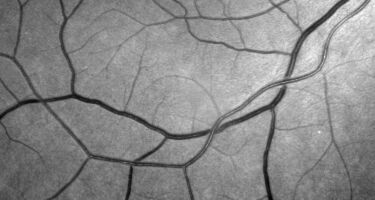
#> input picture Notebooks_FMM/TestImages/subImHRF31_preview.png, 375 x 200 px
$ jupyter execute --allow-errors Tubular.ipynb   (shell and % lines are left out)
#> lines starting #> are read from the running program, lines starting #| are printed output that depends on the picture
### agd/Plotting.py
# Copyright 2020 Jean-Marie Mirebeau, University Paris-Sud, CNRS, University Paris-Saclay
# Distributed WITHOUT ANY WARRANTY. Licensed under the Apache License, Version 2.0, see http://www.apache.org/licenses/LICENSE-2.0

"""
This module gathers a few helper functions for plotting data, that are used throughout the
illustrative notebooks.
"""

from os import path
import matplotlib.pyplot as plt
from matplotlib import animation
import numpy as np
from . import LinearParallel as lp
import io


def SetTitle3D(ax,title):
	ax.text2D(0.5,0.95,title,transform=ax.transAxes,horizontalalignment='center')

# [34 lines left out: function savefig, not called in this run]
#		raise OSError(2, 'No such directory', dirName)

savefig.dirName = None
savefig.bbox_inches = 'tight'
savefig.pad_inches = 0
savefig.dpi = 300

def open_local_or_web(func,filepath,local_prefix="../",
	# Using data stored on the gh-pages (github pages) branch
	web_prefix='https://mirebeau.github.io/AdaptiveGridDiscretizations/',
	web_suffix=''):
#> called with local_prefix = '../', web_suffix = ''
	try: return func(local_prefix+filepath)
#> returned value is the input picture: PIL image 375x200 RGB; min 1, max 248, mean 138.1
	except FileNotFoundError:
		try : return func(filepath)  # Retry without the local prefix...
		except FileNotFoundError:
			import urllib
			return func(urllib.request.urlopen(web_prefix+filepath+web_suffix))
#https://www.tutorialspoint.com/how-to-open-an-image-from-the-url-in-pil
#https://stackoverflow.com/questions/8779197/how-to-link-files-directly-from-github-raw-github-com

def imread(*args,**kwargs):
	"""
	Reads the image into a numpy array. Tries to find it locally and on the web.
	- *args,**args : passed to open_local_or_web
	"""
	import PIL
	return np.array(open_local_or_web(PIL.Image.open,*args,**kwargs))

# [123 lines left out: functions animation_curve, quiver, Tissot, imshow_ij, arr2fig, fig2arr and 2 more, not called in this run]

def input_default(prompt='',default=''):
	if default!='': prompt += f" (default={default}) "
	return input(prompt) or default


# ----- Convex body 3D display -----

# [51 lines left out: function plotly_primal_dual_bodies, not called in this run]

### Notebooks_FMM/Tubular.ipynb
# The HFM library - A fast marching solver with adaptive stencils

## Part : Image models and segmentation
## Chapter : Tubular structure segmentation

We illustrate several approaches of using the fast marching algorithm for the segmentation of vessels in a medical image. In particular, techniques such as dimension lifting and curvature penalization are demonstrated. The segmentation of tubular structures in images is a domain of research in itself, on which the author only has moderate expertise, hence this notebook has no pretention to be exhaustive or state of the art. It should only be regarded as an advanced demo of the HFM library.

[**Summary**](Summary.ipynb) of volume Fast Marching Methods, this series of notebooks.

[**Main summary**](../Summary.ipynb) of the Adaptive Grid Discretizations
	book of notebooks, including the other volumes.

# Table of contents
  * [1. Preliminary image filtering](#1.-Preliminary-image-filtering)
    * [1.1 Gabor-like filters](#1.1-Gabor-like-filters)
    * [1.2 Maximization over radii and/or orientations](#1.2-Maximization-over-radii-and/or-orientations)
  * [2. Isotropic models](#2.-Isotropic-models)
    * [2.1 Planar shortest paths](#2.1-Planar-shortest-paths)
    * [2.2 Radius lifted metrics](#2.2-Radius-lifted-metrics)
    * [2.3 Gray-level consistency](#2.3-Gray-level-consistency)
  * [3. Curvature penalized models](#3.-Curvature-penalized-models)
    * [3.1 The Reeds-Shepp model](#3.1-The-Reeds-Shepp-model)
    * [3.2 The Euler-Mumford elastica model](#3.2-The-Euler-Mumford-elastica-model)
  * [4. Other models](#4.-Other-models)

This Python&reg; notebook is intended as documentation and testing for the [HamiltonFastMarching (HFM) library](https://github.com/mirebeau/HamiltonFastMarching), which also has interfaces to the Matlab&reg; and Mathematica&reg; languages.
More information on the HFM library in the manuscript:
* Jean-Marie Mirebeau, Jorg Portegies, "Hamiltonian Fast Marching: A numerical solver for anisotropic and non-holonomic eikonal PDEs", 2019 [(link)](https://hal.archives-ouvertes.fr/hal-01778322)

Copyright Jean-Marie Mirebeau, University Paris-Sud, CNRS, University Paris-Saclay

## 0. Preliminary imports

### 0.1 Required libraries

We begin by setting up the environnement for calling the Hamiltonian-Fast-Marching (HFM) library, importing a few additional libraries, and defining some commodity functions.

[cell 1]
import sys; sys.path.insert(0,"..") # Allow import of agd from parent directory (useless if conda package installed)
#from Miscellaneous import TocTools; print(TocTools.displayTOC('Tubular','FMM'))

[cell 2]
from agd import Eikonal
from agd import Metrics
from agd.Plotting import savefig,imread; #savefig.dirName = 'Figures/Tubular'
from agd import AutomaticDifferentiation as ad

[cell 3]
import numpy as np; xp=np
import matplotlib.pyplot as plt
from mpl_toolkits.mplot3d import Axes3D # Plots geodesics
from scipy import ndimage
from itertools import groupby
from copy import deepcopy
import matplotlib.image

[cell 4]
# Commodity functions
def DeleteConsecutiveDuplicates(L):
    return np.array([x[0] for x in groupby(L, lambda x:tuple(x))])
def MyArgmin(positions,indices,cost,lvl):
    return np.array([(x,y,lvl[np.argmin(cost[i,j,:])]) for ((x,y),(i,j)) in zip(positions,indices)])

### 0.1 Optional configuration
Uncomment the following line to use the GPU eikonal solver

[cell 5]
#Eikonal.dictIn.default_mode = 'gpu_transfer'

Alternatively, with a recent version of cupy

[cell 6]
#xp,plt,ndimage,Eikonal = map(ad.cupy_friendly,(xp,plt,ndimage,Eikonal))

### 0.2 Import the image to be processed

Several options are available to import images to be further processed by a Python script.
Matplotlib provides the simplest approach, but on the author's computer it fails if the imported image is simultanously non-PNG, and internet-downloaded. In that case, the PIL library provides a workaround.

[cell 7]
image0 = imread("Notebooks_FMM/TestImages/subImHRF31_preview.png")

In this notebook, the processed image is assumed to be in grayscale, with intensity values rescaled to the interval [0,1].

[cell 8]
image = image0[:,:,0] # This particular image is black and white, so take any channel
image = image/np.max(image) # Rescale image values to [0,1]
image = xp.asarray(image) # Transfer to GPU if applicable

There is a surpising lack of uniformity about the way to display a two-dimensional array of grayscale values on screen. Depending on the software, coordinate axes can be exchanged, reversed, ...

In this notebook, we avoid the (i.m.o terrible) YXZ axes convention, and use an adequate imshow variant to display the results.

[cell 9]
image = image.T # Transpose coordinates. Aka indexing = 'ij' rather than 'xy'
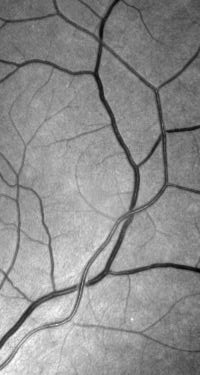
#> image: shape (375, 200) float64; min 0.00403, max 1, mean 0.557
def imshow(image,**kwargs): plt.imshow(image.T,origin='lower',**kwargs)

[cell 10]
# Use the origin = 'lower' option for compatibility with e.g. numpy.contourf
plt.title('The tubular structures to be segmented')
imshow(image,cmap='gray');

### 0.3 Define the points of interest

The next cell defines a number of points of interest in the image. The HFM library will be used to compute minimal geodesics between the appropriate seeds and tips, and with respect to the appropriate metric. In practical applications, these seeds and tips may either be automatically generated, or user defined.

[cell 11]
seeds0 = xp.array([
        [327, 15], #On main vessel
        [259, 14], # On small bottom vessel
    ]);

seeds1 = xp.array([
        [350, 16] # On secondary vessel
        #  [327, 92] # On small right vessel
    ]);


tips0 = xp.array([
        [291,65], #On primary vessel, easy
        [203,41], # On a small vessel, attached to the primary vessel
        [250,115], #On primary vessel, after crossing
        [116,111], #On primary vessel, possible shortcut
        [64,24], #On primary vessel, possible shortcut, far
        [12,108], #On primary vessel, two possible shortcuts

        [115,54] #On small bottom vessel, after crossing
    ]);

tips1 = xp.array([
        [302,77], #On secondary vessel, easy
        [244,105], #On secondary vessel, after crossing
        [189,188], #On secondary vessel, possible shortcut
        [64,189], #On secondary vessel, two possible shortcuts
        [20,25], #On secondary vessel, three possible shortcuts

        [304,176] #On small right vessel
    ]);

seeds = np.concatenate((seeds0,seeds1))
tips = np.concatenate((tips0,tips1))

In this notebook, we always define the image origin as the point $(0,0)$, and using the physical grid scale $h=1$. In particular, each pixel occupies a square domain of the form $[a,a+1] \times [b,b+1]$. As a result, the (multi-)indices of the seeds and tips in the data arrays are also their 'physical' coordinates. In case of more general coordinate systems, such as in the other notebooks of this series, the conversion between physical points and array indices can be performed using the member functions `IndexFromPoint` and `PointFromIndex` of the `agd.Eikonal.dictIn` class.

[cell 12]
seedIndices0, seedIndices1, seedIndices = seeds0.astype(int), seeds1.astype(int), seeds.astype(int)
tipIndices0, tipIndices1, tipIndices = tips0.astype(int), tips1.astype(int), tips.astype(int)

[cell 13]
plt.figure(figsize=(12,6))
plt.scatter(seeds[:,0],seeds[:,1],color=['cyan','red','orange']) # Seeds in red
plt.scatter(tips[:,0],tips[:,1],color='pink') # Tips in blue
imshow(image,cmap='gray');

We attach one distinct color to each seed, that will be used for coloring the backtracked geodesics.

[cell 14]
def SeedColor(pt):
    seedIndex = np.argmin((seeds[:,0]-pt[0])**2+(seeds[:,1]-pt[1])**2)
    return ['cyan','red','orange'][seedIndex]
# Named colors : 'blue', 'orange', 'green', 'red', 'purple', 'brown', 'pink', 'gray', 'olive', 'cyan'

## 1. Preliminary image filtering

The proposed approach to tubular structure segmentation in images works in two steps:
* First a *local* step, during which the processed image is analyzed locally so as to find out the likely position and orientation of vessels.
* Second a *global* set, in which minimal geodesics are computed, connecting together the local features previously identified.

### 1.1 Gabor-like filters

We use local filters to detect, in a preliminary image filtering, wether a vessel or the edge of an object is likely present at a point of the provided image. The chosen filters are closely related with the Gabor filter, up to an additional anisotropy parameter. More precisely, our convolution kernels depend on several parameters
* $\theta$, the orientation of the object to be detected.
* $r$, the radius of the vessel to be detected.
* the anisotorpy, in other words the elongation, of the kernel.
* a boolean indicating wether vessels appear clearer or darker than the background. In the image considered, they are darker.

The following function returns a local system of coordinates $(X,Y)$ in the plane, a Gaussian bump, and two convolution filters that are closely related with the real and imaginary part of a Gabor filter. They can be used to detect, respectively, tube-like features and object boundaries.

<!---ExoFR
Implémentez le *mean filter*, *vessel filter*, et *edge filter* qui sont définis par
$$
    m(x,y) = \frac 1 Z \exp(-\frac{x_r^2}{2\mu^2} - \frac{y_r^2} 2)
    \qquad
    v(x,y) = m(x,y) \cos(2 y_r) - \underline v
    \qquad
    e(x,y) = m(x,y) \sin(2 y_r)
$$
où $Z$ est une constante de normalisation, $\mu$ est le ratio d'anisotropie désiré, et la constante $\underline v$ est telle que $v$ est de moyenne nulle. Le repère $(x_r,y_r)$ est l'image des coordonnées cartésiennes $(x,y)$ par rotation d'angle $-\theta$ et scaling par $1/r$ donné.
--->

<!---ExoEN
Implement the *mean filter*, *vessel filter*, and *edge filter*, which are defined by
$$
    m(x,y) = \frac 1 Z \exp(-\frac{x_r^2}{2\mu^2} - \frac{y_r^2} 2)
    \qquad
    v(x,y) = m(x,y) \cos(2 y_r) - \underline v
    \qquad
    e(x,y) = m(x,y) \sin(2 y_r)
$$
where $Z$ is a normalization constant, $\mu$ is the desired anisotropy ratio, and the constant $\underline v$ is such that $v$ has zero mean. The frame $(x_r,y_r)$ is the image of the Carterisian coordinate frame $(x,y)$ by a rotation of angle $-\theta$ and a scaling by $1/r$.
--->

<!---ExoCode
def FeatureKernels(radius, theta, anisotropy, darkObjects = False):
    # Construct coordinate system
    side = int(radius * anisotropy * 1.4)+1
    ran = xp.arange(-side,side+1)
    X,Y = xp.meshgrid(ran,ran,indexing='ij')

    # Rotate and rescale the coordinate system
    Xr,Yr = # TODO rotation d'angle -theta, multiplication par 1/radius

    # Mean filter
    bump =  # TODO Anisotropic gaussian. Voir expression plus haut
    bump = bump/bump.sum() # Normalized bump function

    # Other filters
    edge = # TODO
    vessel = # TODO. Doit être de moyenne nulle.

    sign= -1 if darkObjects else 1
    return [X, Y, bump, sign*vessel, sign*edge]
--->

[cell 15]
def FeatureKernels(radius, theta, anisotropy, darkObjects = False):
    # Construct coordinate system
    side = int(radius * anisotropy * 1.4)+1
    ran = xp.arange(-side,side+1)
    X,Y = xp.meshgrid(ran,ran,indexing='ij')

    # Rotate and rescale the coordinate system
    Xr,Yr = np.cos(theta)*X+np.sin(theta)*Y, -np.sin(theta)*X+np.cos(theta)*Y
    Xr,Yr = Xr/radius, Yr/radius

    bump = np.exp(-((Xr/anisotropy)**2+Yr**2)/2) # Anisotropic gaussian
    bump = bump/bump.sum() # Normalized bump function

    #Constant 2 is somewhat arbitrary
    edge = bump*np.sin(2*Yr); # Similar to imaginary part of Gabor filter
    vessel = bump*np.cos(2*Yr); # Similar to real part of Gabor filter
    vessel = vessel - vessel.sum() * bump # Filter should have zero mean.

    sign= -1 if darkObjects else 1
    return [X, Y, bump, sign*vessel, sign*edge]

[cell 16]
X, Y, meanFilter, vesselFilter, edgeFilter = FeatureKernels(3,np.pi/6,2,darkObjects=True)

The first filter, the *vessel filter*, is efficient at detecting (the centerline of) tubular structures, whose radius and orientation match the parameters.

[cell 17]
fig = plt.figure(figsize=[3,3]); plt.title('Filter for vessel detection.');
plt.contourf(X,Y,vesselFilter); plt.axis('equal');
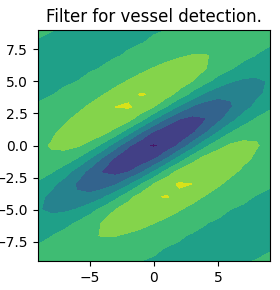
#> figure drawn by matplotlib, 1 panel

[cell 18]
plt.title('Image response to the vessel detection filter.');
imshow(ndimage.convolve(image,vesselFilter),cmap='gray'); #plt.colorbar();
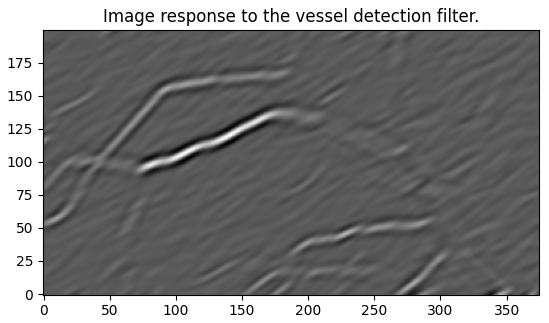
#> figure drawn by matplotlib, 1 panel

The second filter can be used to detect object boundaries. However, this is irrelevant for the present application, which is the detection of tubular centerline. For instance, two cells below, we obtain a positive and a negative reponse on the side of the vessel, whose radius and orientation match the parameters. In contrast the previous filter yields a positive response in the vessel centerline, which is of direct interest.

[cell 19]
fig = plt.figure(figsize=[3,3]); plt.title('Filter for edge detection.');
plt.contourf(X,Y,edgeFilter); plt.axis('equal');
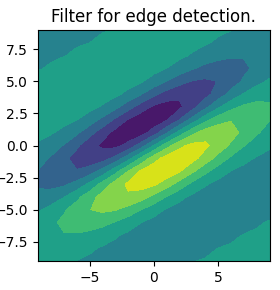
#> figure drawn by matplotlib, 1 panel

[cell 20]
plt.title('Image response to the edge detection filter.');
imshow(ndimage.convolve(image,edgeFilter),cmap='gray');
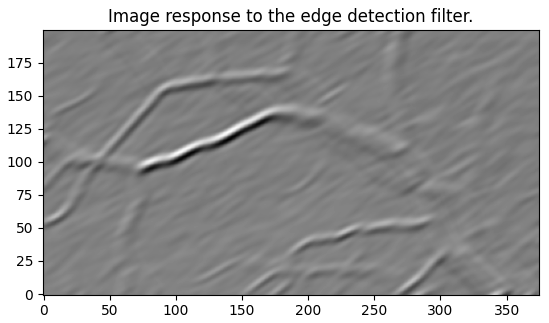
#> figure drawn by matplotlib, 1 panel

### 1.2 Maximization over radii and/or orientations

In this subsection, we compute the response of the image to the Gabor-like filters for various orientation and radius parameters.

Our first step is to choose the kernel parameters. We fix the anisotropy of the kernel, and define a discretization space for the radius and orientation.

[cell 21]
kernelAnisotropy = 2

[cell 22]
nHalfTheta = 30
Thetas = np.linspace(0,np.pi,nHalfTheta,endpoint=False) # 30 angular orientations in [0,\pi]

[cell 23]
radiusMin = 1.2; radiusMax = 5; nRadius = 5;
Radii = np.exp(np.linspace(np.log(radiusMin),np.log(radiusMax),nRadius))
#Radii = np.geomspace(radiusMin,radiusMax,nRadius) # Equivalent, but geomspace is not found on my computer

[cell 24]
print(Radii,"\n",Thetas)

In the next cell, we convolve the input image with the chosen Gabor-like filters.
The resulting array is $4$-dimensional, with the following coordinate system: $(r,\theta,x,y)$.
A multiplicative factor factor $1/\sqrt r$ is introduced so as to slightly increase the visibility of vessels of small radius $r$.

[cell 25]
# Note : takes a few seconds
import time; start_time = time.time()

response = np.array([[
ndimage.convolve(image, FeatureKernels(radius,theta,kernelAnisotropy,darkObjects=True)[3] )/ np.sqrt(radius)
                      for theta in Thetas] for radius in Radii])

print("--- %s seconds ---" % (time.time() - start_time))

The above computed $4$ dimensional response array is unfortunately already *too high dimensional* for most practical applications.
Indeed, in order to keep execution times low and to user experience good, most PDE-based numerical methods for image processing involve domains of dimension $2$ or $3$ only.  In the next cell, we perform dimension crushing by taking the maximum of the filter response w.r.t. the radius, the angle, or both.

[cell 26]
responseRadius = response.max(axis=1).transpose(1,2,0) # Radius dependent response
responseTheta = response.max(axis=0).transpose(1,2,0) # Orientation dependent response
response0 = responseRadius.max(axis=2) # Position only dependent response
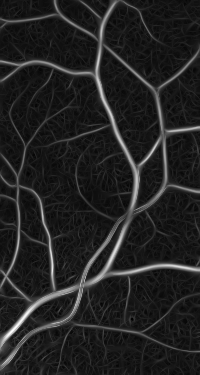
#> response0: shape (375, 200) float64; min -0.00304, max 0.0826, mean 0.00859; drawn with min black and max white

[cell 27]
print('Original image size',response0.shape,
      ', radius lifted:',responseRadius.shape,
      ', orientation lifted',responseTheta.shape,'.')
#| Original image size (375, 200) , radius lifted: (375, 200, 5) , orientation lifted (375, 200, 30) .

The next figure shows the maximum,  over all possible orientations and radii, of the image response to the Gabor-like filter. We regard this as a *measure of vesselness*.

[cell 28]
plt.title("Measure of vesselness")
imshow(response0); #plt.colorbar();
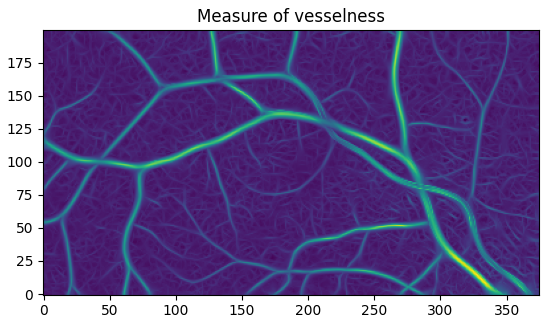
#> figure drawn by matplotlib, 1 panel

The radius-dependent response does, as expected and desired, detect large vessels at large scales and small vessels at small scales.

[cell 29]
plt.figure(figsize=(16,8))
for i in range(5):
    plt.subplot(2,3,1+i)
    plt.title(f"Response with radius {np.round(Radii[i],2)}")
    imshow(responseRadius[:,:,i]);
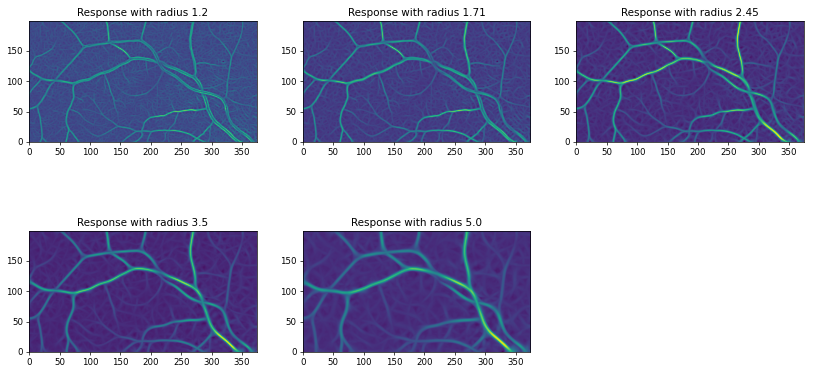
#> figure drawn by matplotlib, 5 panels

The orientation-dependent response is positive only for the vessels parts whose orientation matches the one of the filter.

[cell 30]
plt.figure(figsize=(16,8))
for i in range(6):
    plt.subplot(2,3,1+i)
    iTheta = int(nHalfTheta*i/6)
    plt.title(f"Response with angle {np.round(Thetas[iTheta],2)}")
    imshow(responseTheta[:,:,iTheta]);
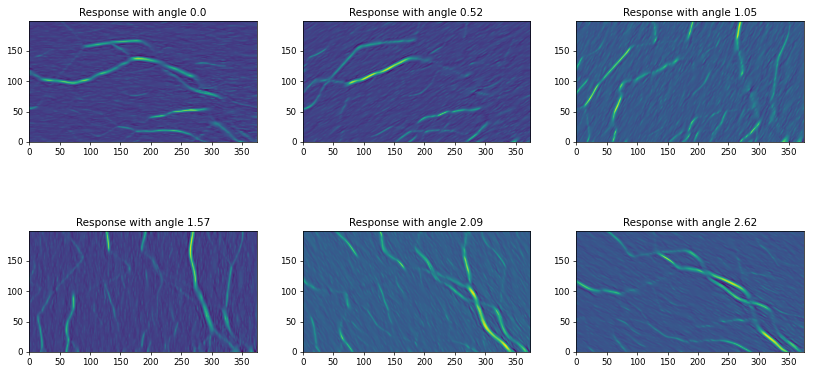
#> figure drawn by matplotlib, 6 panels

[cell 31]
#fig=plt.figure(figsize=(6,3.5));  plt.axis('off')
#imshow(responseTheta[:,:,5]); plt.title(r'Vessel detection at orientation $\theta=\pi/6$');
#imshow(responseTheta[:,:,0]); plt.title(r'Vessel detection at orientation $\theta=0$');
#savefig(fig,'VesselDetection1.png');

[cell 32]
#fig=plt.figure(figsize=(6,3.5));  plt.axis('off')
#imshow(responseRadius[:,:,0]); plt.title(r'Vessel detection at minimal radius');
#imshow(responseRadius[:,:,3]); plt.title(r'Vessel detection at maximal radius');
#savefig(fig,'VesselRadius1.png');

## 2. Isotropic models

In this section, we demonstrate vessel extraction using *isotropic* fast marching methods, following an approach introduced by Cohen and Kimmel (1997). The tubular structure centerlines are extracted as minimal paths, joining the prescribed seeds and tips, with respect to a metric that is locally proportionnal to the Euclidean metric:
\begin{equation*}
    \mathrm{len}(\gamma) = \int_0^1 c(\gamma(t)) \| \gamma'(t)\| \, \mathrm d t,
\end{equation*}
where $c$ is a data driven cost function. Let us immediately acknowledge that the HFM library is only one of the many available software which can address this particularly simple isotropic path cost model, in contrast with the curvature penalized methods discussed in the next section.

We also illustrate the concept of dimension lifting, in which an additional abstract coordinate is introduced. The additional coordinate is independent from the image coordinates, but instead accounts for a specific feature of the vessel to be extracted. More precisely, we illustrate dimension lifting according to the *radius* of the extracted vessel (Li-Yezzi, 2007), and to its *grayscale value* (Chen-Yang-Cohen, 2013). Common dimension lifted models usually relay on *diagonal* rather than *isotropic* metrics, which means that motion along different coordinate axes may have distinct costs. (In contrast with general anisotropy, such axis aligned anisotropy raises no specific computational difficulty.)

**Choice of origin.**
There is a shift of one half pixel between the imshow display function and the internal representations of the eikonal solver. In order to address this discrepancy, and for the best overlay of the image and minimal geodesic paths, we shift the `origin` by one half pixel in the following code cell.

#> (a cell that did not finish here is left out)

### 2.1 Planar shortest paths

In the previous section, we convolved the input image with Gabor-like filters, so as to extract a measure of vesselness. As illustrated in the next cell, vessels appear as positive values in the processed image.

[cell 34]
imshow(response0>0.01);
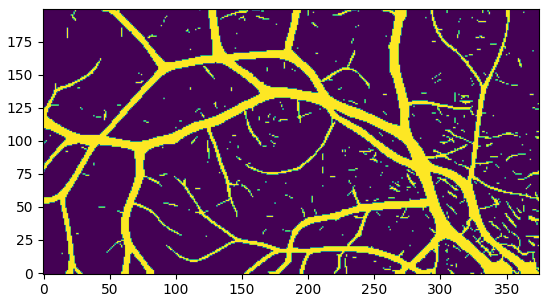
#> figure drawn by matplotlib, 1 panel
